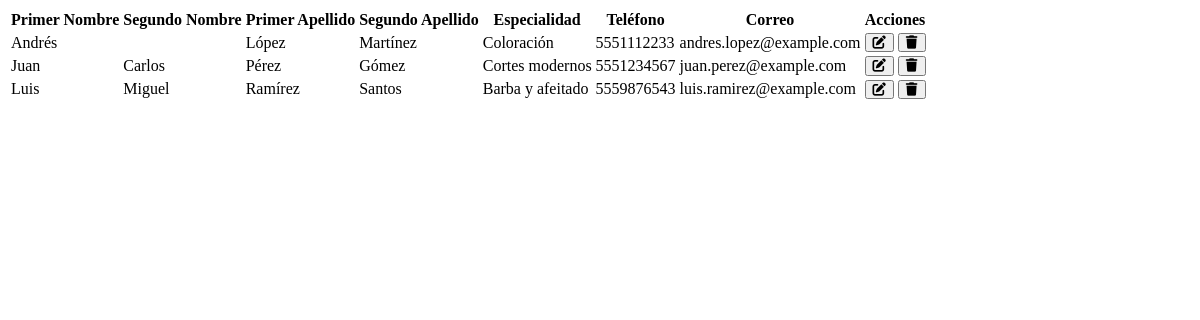
Page /php/listar_barberos.php on the committed database.
### tables this page shows
CREATE TABLE IF NOT EXISTS barberos (
    id INT AUTO_INCREMENT PRIMARY KEY,
    Primer_nombre VARCHAR(50) NOT NULL,
    Segundo_nombre VARCHAR(50),
    Primer_apellido VARCHAR(50) NOT NULL,
    Segundo_apellido VARCHAR(50),
    Especialidad VARCHAR(100),
    Telefono VARCHAR(15) NOT NULL,
    Correo VARCHAR(100) NOT NULL UNIQUE
);

### php/listar_barberos.php (the view, shortened to what this page needs)
<?php
include "conexion.php";
$sql = "SELECT id, Primer_nombre, Segundo_nombre, Primer_apellido, Segundo_apellido, Especialidad, Telefono, Correo FROM barberos ORDER BY Primer_nombre, Primer_apellido";
$resultado = $conn->query($sql);
$barberos = [];
if ($resultado && $resultado->num_rows > 0) {
    while($row = $resultado->fetch_assoc()) {
        $barberos[] = $row;
    }
}
?>
<table>
    <tr>
        <th>Primer Nombre</th>
        <th>Segundo Nombre</th>
        <th>Primer Apellido</th>
        <th>Segundo Apellido</th>
        <th>Especialidad</th>
        <th>Teléfono</th>
        <th>Correo</th>
        <th>Acciones</th>
    </tr>
    <?php if (!empty($barberos)): ?>
        <?php foreach($barberos as $row): ?>
            <tr>
                <td><?= htmlspecialchars($row['Primer_nombre']) ?></td>
                <td><?= htmlspecialchars($row['Segundo_nombre']) ?></td>
                <td><?= htmlspecialchars($row['Primer_apellido']) ?></td>
                <td><?= htmlspecialchars($row['Segundo_apellido']) ?></td>
                <td><?= htmlspecialchars($row['Especialidad']) ?></td>
                <td><?= htmlspecialchars($row['Telefono']) ?></td>
                <td><?= htmlspecialchars($row['Correo']) ?></td>
                <td class="acciones">
                    <button class="btn-accion" title="Editar"><i class="fa fa-edit"></i></button>
                    <button class="btn-accion" title="Eliminar"><i class="fa fa-trash"></i></button>
                </td>
            </tr>
        <?php endforeach; ?>
    <?php else: ?>
        <tr><td colspan="8">No hay barberos registrados.</td></tr>
    <?php endif; ?>
</table>
<link rel="stylesheet" href="../css/barberos.css">
<link rel="stylesheet" href="https://cdnjs.cloudflare.com/ajax/libs/font-awesome/6.4.0/css/all.min.css">

### rows in the picture
barberos: Primer_nombre "Andrés", Primer_apellido "López", Segundo_apellido "Martínez", Especialidad "Coloración", Telefono "5551112233", Correo "andres.lopez@example.com"
barberos: Primer_nombre "Juan", Segundo_nombre "Carlos", Primer_apellido "Pérez", Segundo_apellido "Gómez", Especialidad "Cortes modernos", Telefono "5551234567", Correo "juan.perez@example.com"
barberos: Primer_nombre "Luis", Segundo_nombre "Miguel", Primer_apellido "Ramírez", Segundo_apellido "Santos", Especialidad "Barba y afeitado", Telefono "5559876543", Correo "luis.ramirez@example.com"
